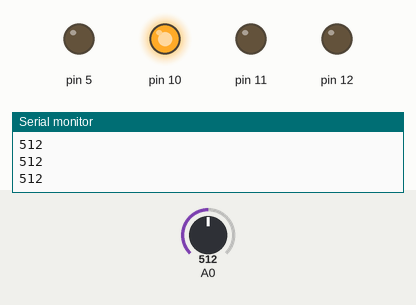
A sketch run on a simulated Arduino Uno, built with avr-gcc and run on an emulated ATmega328P. Shown: output pins drawn as LEDs (lit = HIGH), the last lines printed to the serial monitor. Inputs (shaded band) come from the test bench; at power-on: A0 = 512.

Above: at 1.2 s.
1.3 s: A0 set to 331
At 2.5 s:
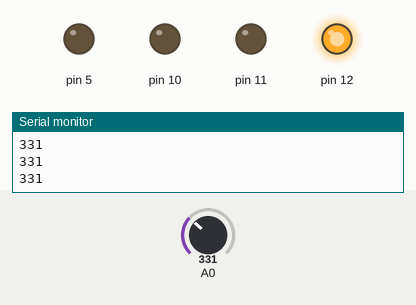
2.8 s: A0 set to 351
At 3.8 s:
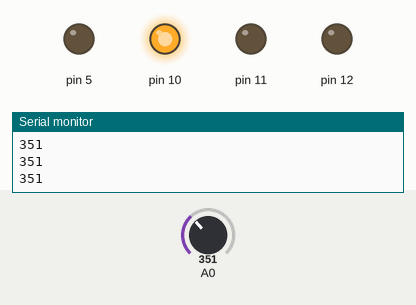
4.3 s: A0 set to 673
5.8 s: A0 set to 697
At 6.2 s:
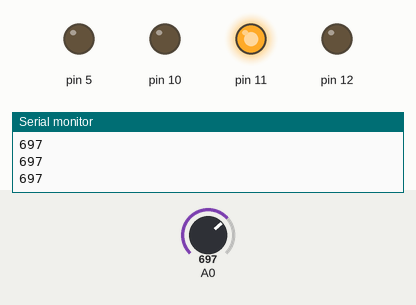
7.3 s: A0 set to 672
At 8.4 s:
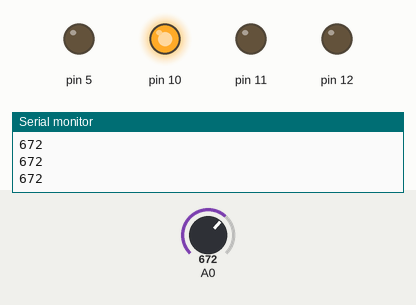
8.8 s: A0 set to 692
At 9.6 s:
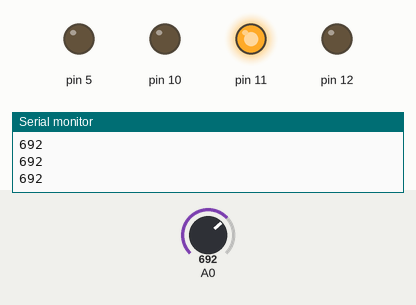
Timing chart, 0 to 11.3 s (numbered marks = the images above; inputs shaded):
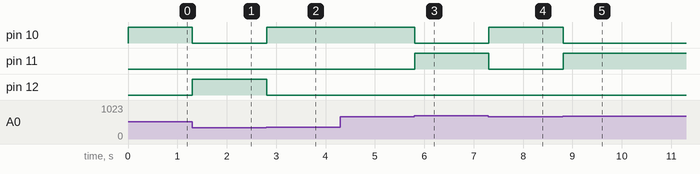

The sketch:

analogvoltagemeter.ino
```cpp
void setup()
{
  for(int i = 3; i > 0; i--)
  {
    pinMode(9+i, OUTPUT);
  }
  pinMode(5, OUTPUT);
  Serial.begin(9600);
}

void loop()
{
  int sensorValue = analogRead(A0);
  while(sensorValue <= 341 && sensorValue > 0)
  {
    sensorValue = analogRead(A0);
    digitalWrite(12, HIGH);
    Serial.println(sensorValue);
    if(sensorValue > 341 || sensorValue == 0)
    {
      digitalWrite(12, LOW);
      break;
    }
  }
  while(sensorValue <= 682 && sensorValue > 341)
  {
    sensorValue = analogRead(A0);
    digitalWrite(10, HIGH);
    Serial.println(sensorValue);
    if(sensorValue > 682 || sensorValue < 341)
    {
      digitalWrite(10, LOW);
      break;
    }
  }
  while(sensorValue <= 1023 && sensorValue > 682)
  {
    sensorValue = analogRead(A0);
    digitalWrite(11, HIGH);
    Serial.println(sensorValue);
    if(sensorValue < 682)
    {
      digitalWrite(11, LOW);
      break;
    }
  }
}
```

Measured:
- the behaviour switches between 341 and 342 on A0 (found by bisection; images 1 and 2)
- the behaviour switches between 682 and 683 on A0 (found by bisection; images 2 and 3)
- after the input at 1.3 s, pin 10: HIGH → LOW at once; pin 12: LOW → HIGH at once
- after the input at 2.8 s, pin 10: LOW → HIGH at once; pin 12: HIGH → LOW at once
- after the input at 5.8 s, pin 10: HIGH → LOW at once; pin 11: LOW → HIGH at once
- after the input at 7.3 s, pin 10: LOW → HIGH at once; pin 11: HIGH → LOW at once
- after the input at 8.8 s, pin 10: HIGH → LOW at once; pin 11: LOW → HIGH at once
